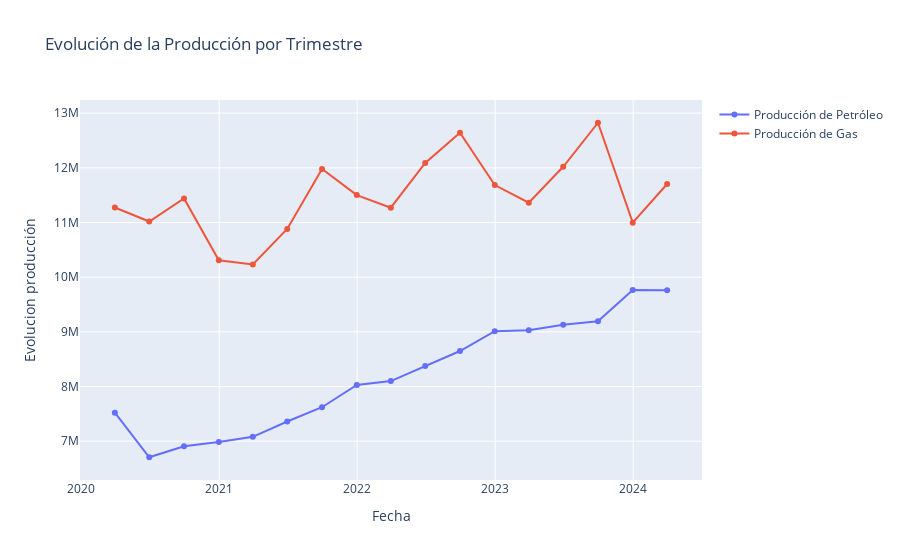

This figure's notebook cell:
### Markdown cell above
### Evolución trimestral producción desde 2020

### Code cell
# Graficar con Plotly
fig = go.Figure()

fig.add_trace(go.Scatter(
    x=data_trimestral.index,
    y=data_trimestral['prod_pet'],
    mode='lines+markers',
    name='Producción de Petróleo'
))
fig.add_trace(go.Scatter(
    x=data_trimestral.index,
    y=data_trimestral['prod_gas'],
    mode='lines+markers',
    name='Producción de Gas'
))

fig.update_layout(
    title='Evolución de la Producción por Trimestre',
    xaxis_title='Fecha',
    yaxis_title='Evolucion producción'
)

fig.show()

### Figure 1 — Plotly figure (JSON) as saved in the notebook; plotly's stock layout.template omitted (floating-point values rounded to 4 significant figures)
{"data": [{"mode": "lines+markers", "name": "Producción de Petróleo", "type": "scatter", "x": ["2020-03-31T00:00:00", "2020-06-30T00:00:00", "2020-09-30T00:00:00", "2020-12-31T00:00:00", "2021-03-31T00:00:00", "2021-06-30T00:00:00", "2021-09-30T00:00:00", "2021-12-31T00:00:00", "2022-03-31T00:00:00", "2022-06-30T00:00:00", "2022-09-30T00:00:00", "2022-12-31T00:00:00", "2023-03-31T00:00:00", "2023-06-30T00:00:00", "2023-09-30T00:00:00", "2023-12-31T00:00:00", "2024-03-31T00:00:00"], "y": [7523000.0, 6707000.0, 6907000.0, 6985000.0, 7081000.0, 7361000.0, 7622000.0, 8029000.0, 8099000.0, 8374286, 8649000.0, 9012000.0, 9029000.0, 9131000.0, 9195000.0, 9767000.0, 9761000.0]}, {"mode": "lines+markers", "name": "Producción de Gas", "type": "scatter", "x": ["2020-03-31T00:00:00", "2020-06-30T00:00:00", "2020-09-30T00:00:00", "2020-12-31T00:00:00", "2021-03-31T00:00:00", "2021-06-30T00:00:00", "2021-09-30T00:00:00", "2021-12-31T00:00:00", "2022-03-31T00:00:00", "2022-06-30T00:00:00", "2022-09-30T00:00:00", "2022-12-31T00:00:00", "2023-03-31T00:00:00", "2023-06-30T00:00:00", "2023-09-30T00:00:00", "2023-12-31T00:00:00", "2024-03-31T00:00:00"], "y": [11270000.0, 11020000.0, 11440000.0, 10310000.0, 10230000.0, 10880000.0, 11980000.0, 11500000.0, 11270000.0, 12090000.0, 12640000.0, 11680000.0, 11360000.0, 12020000.0, 12820000.0, 11000000.0, 11700000.0]}], "layout": {"title": {"text": "Evolución de la Producción por Trimestre"}, "xaxis": {"title": {"text": "Fecha"}}, "yaxis": {"title": {"text": "Evolucion producción"}}}}
